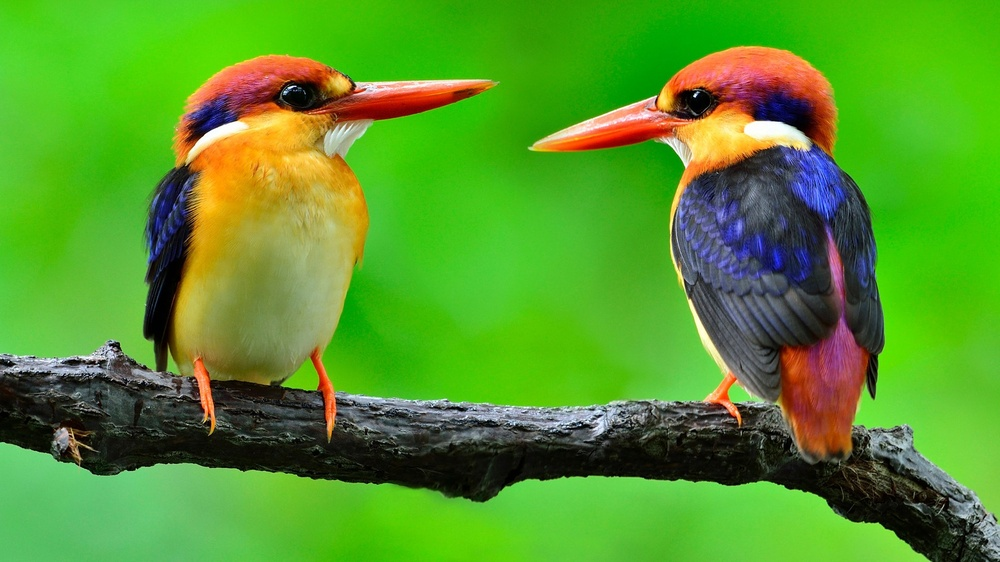
#> input picture image1.jpg, 1000 x 562 px, shrunk from 1920 x 1080 before the run
$ python sample_code.py
#> lines starting #> are read from the running program, lines starting #| are printed output that depends on the picture
import cv2

image = cv2.imread('image1.jpg')
#> image is the input picture: shape (562, 1000, 3); mean B, G, R 41.8, 151.3, 85.9
gray = cv2.cvtColor(image, cv2.COLOR_BGR2GRAY)
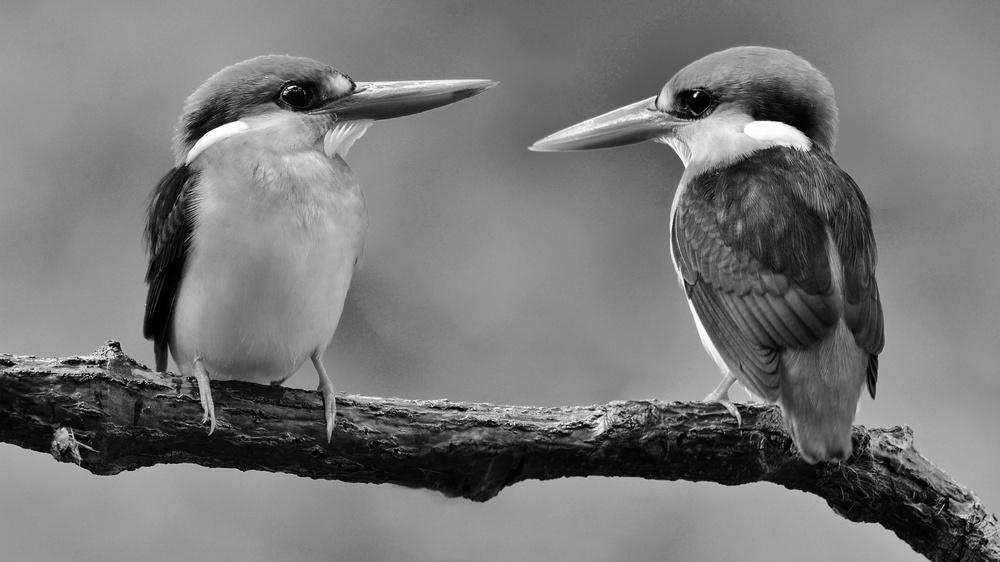
#> gray: shape (562, 1000); min 0, max 255, mean 119.3

cv2.imwrite('image1_gray.jpg', gray)

cv2.waitKey(0)
cv2.destroyAllWindows()
